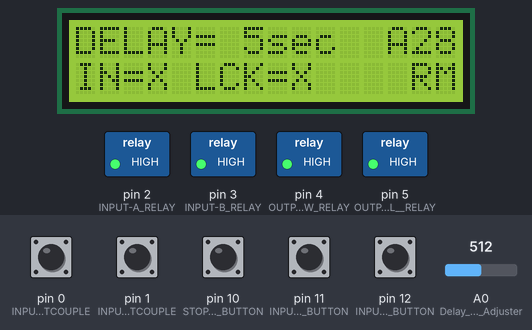
Recording of a sketch running on a simulated Arduino Uno, built with avr-gcc and run on an emulated ATmega328P. Shown: 16×2 character LCD, switched loads named in the sketch (green lamp = pin HIGH). The test bench sets the inputs (shaded band); at power-on: pin 0 (INPUT-B_OPTCOUPLE), pin 1 (INPUT-A_OPTCOUPLE), pin 10 (STOP____BUTTON), pin 11 (INPUT-B_BUTTON), pin 12 (INPUT-A_BUTTON) HIGH, A0 (Delay_Time_Adjuster) = 512.

Above: at 1.2 s.
1.3 s: pin 0 (INPUT-B_OPTCOUPLE) pulled LOW for 0.2 s
At 2.8 s:
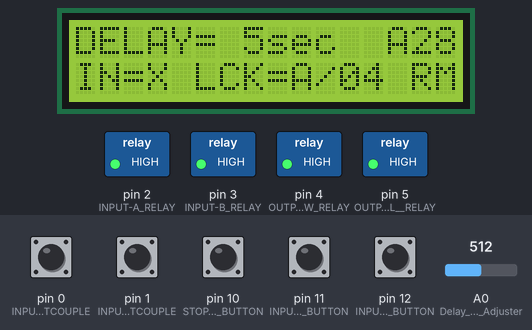
3.2 s: pin 11 (INPUT-B_BUTTON) pulled LOW for 0.2 s
At 4.5 s:
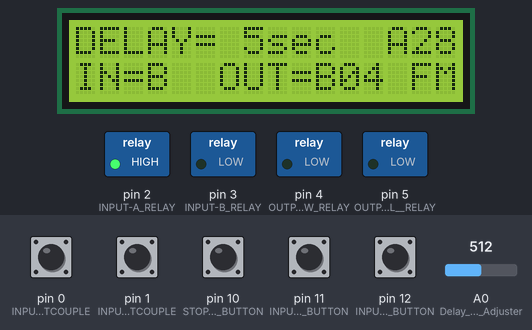
4.9 s: pin 12 (INPUT-A_BUTTON) pulled LOW for 0.2 s
At 6.1 s:
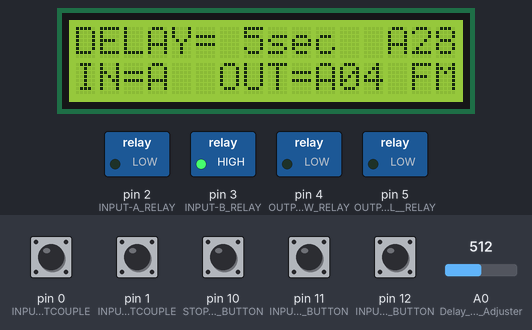
6.6 s: pin 10 (STOP____BUTTON) pulled LOW for 0.2 s
At 7.1 s:
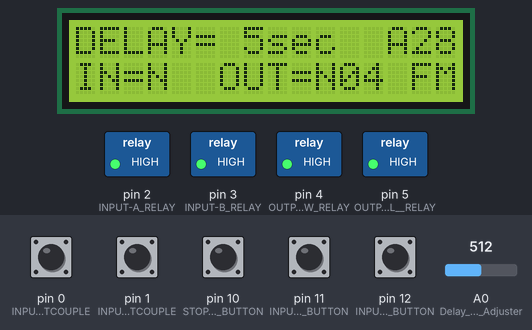
8.3 s: pin 12 (INPUT-A_BUTTON) pulled LOW for 1 s
At 8.33 s:
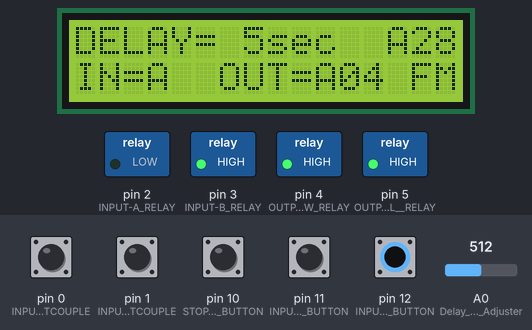
10.8 s: A0 (Delay_Time_Adjuster) set to 716
At 11.4 s:
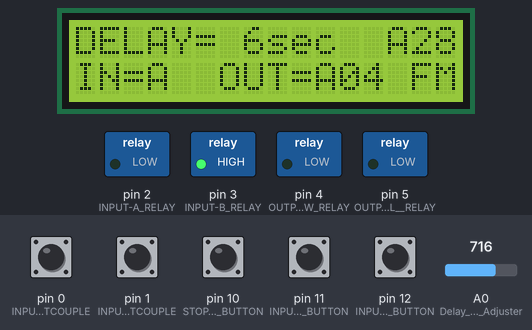
Timing chart, 0 to 13.3 s (numbered marks = the images above; inputs shaded):
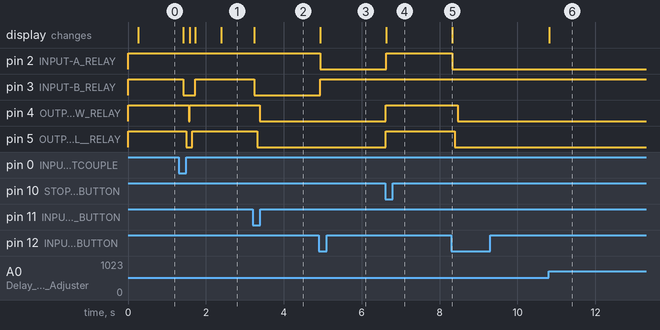

The sketch:

program.ino
```cpp
#include <avr/pgmspace.h>
#include <avr/wdt.h>
#include <LiquidCrystal_I2C.h>

#define VERSION  "A28"

uint8_t mcusr_mirror __attribute__ ((section (".noinit")));
void get_mcusr(void)	 \
  __attribute__((naked)) \
  __attribute__((section(".init3")));
void get_mcusr(void) {
  mcusr_mirror = MCUSR;
  MCUSR = 0;
  wdt_disable();
}


const char version[] PROGMEM = VERSION;

LiquidCrystal_I2C lcd(0x27,16,2);  // set the LCD address to 0x27 for a 16 chars and 2 line display
char lcdtext[17];
char lcdtitle[17];
long int lc;
unsigned long pmillsec,dmillsec,cmillsec;
int tl;
int inabp, inbbp, instopp, insts;
int ain, delayA, delayB;   // Delay time counter for A,B
boolean forceMode,breakForce;

void setup(void) {
  configure_wdt();
  pinMode(A0,INPUT);        // Delay Time Adjuster
  pinMode(0,INPUT_PULLUP);  // INPUT-B OPTCOUPLE
  pinMode(1,INPUT_PULLUP);  // INPUT-A OPTCOUPLE
  pinMode(10,INPUT_PULLUP); // STOP    BUTTON
  pinMode(11,INPUT_PULLUP); // INPUT-B BUTTON
  pinMode(12,INPUT_PULLUP); // INPUT-A BUTTON
  pinMode(2,OUTPUT);        // INPUT-A RELAY
  pinMode(3,OUTPUT);        // INPUT-B RELAY
  pinMode(4,OUTPUT);        // OUTPUT-SW RELAY
  pinMode(5,OUTPUT);        // OUTPUT-SIGNAL  RELAY
  digitalWrite(2,HIGH);     // RELAY-A
  digitalWrite(3,HIGH);     // RELAY-B
  digitalWrite(4,HIGH);     // RELAY-SW OUTPUT
  digitalWrite(5,HIGH);     // RELAY-SIGNAL OUTPUT
  inabp = digitalRead(12);   // A BUTTON
  inbbp = digitalRead(11);   // B BUTTON
  instopp = digitalRead(10); // STOP BUTTON
  wdt_reset();
  lcd.init();
  lcd.backlight();
  lcd.setCursor(13,0);
  lcd.print(VERSION);
  lc = 0;
  forceMode = false;
  breakForce = false;
  wdt_reset();
  //  Serial.begin(115200); // Remove when A28
  lcd.setCursor(14,1);
  lcd.print("RM");
  insts = 0;     // input status 0:OFF 1:A 2:B 4:C(if exist)
  pmillsec = 0;
  dmillsec = 0;
  cmillsec = millis();
}

void loop(void) {
  int inab, inbb, instop;
  int inao, inbo;
  boolean aflg,bflg,stopflg;

  wdt_reset();
  //
  //  LOW is ASSERT
  //
  inao = digitalRead(1);
  inbo = digitalRead(0);
  inab = digitalRead(12);
  inbb = digitalRead(11);
  instop = digitalRead(10);
  ain = analogRead(A0);
  ain = (ain*10)/1023;
  sprintf(lcdtext,"DELAY=%2dsec",ain);
  lcd.setCursor(0,0);
  lcd.print(lcdtext);
  if ((inab*inbb)==0) {
    forceMode = true;
    lcd.setCursor(14,1);
    lcd.print("FM");
  }
  if (breakForce) {
    forceMode = false;
    breakForce = false;
    lcd.setCursor(14,1);
    lcd.print("RM");
  }
  lcd.setCursor(0,1);
  if (forceMode) {
    wdt_reset();
    //
    //*********** FORCE MODE *************
    //
    if (inab==LOW) {       // A BUTTON
      forceMode = true;
      lc=0;
      lcd.print("IN=A  OUT=A");
      digitalWrite(3,HIGH);
      digitalWrite(2,LOW);
      delay(70);
      digitalWrite(5,LOW);
      delay(70);
      digitalWrite(4,LOW);
    }
    if (instop==LOW) {      // STOP BUTTON
      forceMode = true;
      lcd.print("IN=N  OUT=N");
      digitalWrite(4,HIGH);
      digitalWrite(5,HIGH);
      digitalWrite(2,HIGH);
      digitalWrite(3,HIGH);
      lc++;
      if (lc>100) {
	forceMode = false;
	breakForce = true;
	lc=0;
      }

    }
    if (inbb==LOW) {         // B BUTTON
      forceMode = true;
      lc=0;
      lcd.print("IN=B  OUT=B");
      digitalWrite(2,HIGH);
      digitalWrite(3,LOW);
      delay(70);
      digitalWrite(5,LOW);
      delay(70);
      digitalWrite(4,LOW);
    }
  } else {
    //
    //*********** REMOTE MODE *************
    //
    cmillsec = millis();
    dmillsec = cmillsec - pmillsec; // 1000mSecを計算する
    if (dmillsec>1000) {
      if (delayA>0) {
	delayA--;
      }
      if (delayB>0) {
	delayB--;
      }
      pmillsec = cmillsec;
    }
    wdt_reset();
    insts = 0; // Reset status
    if (inao==LOW) { insts  = 1; }
    if (inbo==LOW) { insts |= 2; }
    // if (inco==LOW) { insts |= 4; }
    lcd.setCursor(0,1);
    lcd.print("IN=X LCK=");
    switch(insts) {
    case 0:
      digitalWrite(4,HIGH);
      delay(70);
      digitalWrite(5,HIGH);
      delay(70);
      digitalWrite(2,HIGH);
      digitalWrite(3,HIGH);
      if (delayA>0) {
	sprintf(lcdtext,"A/%02d",delayA);
	lcd.setCursor(9,1);
	lcd.print(lcdtext);
      }
      if (delayB>0) {
	sprintf(lcdtext,"B/%02d",delayB);
	lcd.setCursor(9,1);
	lcd.print(lcdtext);
      }
      if ((delayA==0)&&(delayB==0)) {
	lcd.setCursor(9,1);
	lcd.print("X   ");
      }
      break;
    case 1: // IN A
      if (delayA>0) {
	break;
      }
      lcd.setCursor(3,1);
      lcd.print("A");
      lcd.setCursor(9,1);
      lcd.print("B   ");
      digitalWrite(3,HIGH);
      digitalWrite(2,LOW);
      delay(70);
      digitalWrite(5,LOW);
      delay(70);
      digitalWrite(4,LOW);
      delayB = ain;
      break;
    case 2: // IN B
      if (delayB>0) {
	break;
      }
      lcd.setCursor(3,1);
      lcd.print("B");
      lcd.setCursor(9,1);
      lcd.print("A   ");
      digitalWrite(2,HIGH);
      digitalWrite(3,LOW);
      delay(70);
      digitalWrite(5,LOW);
      delay(70);
      digitalWrite(4,LOW);
      delayA = ain;
      break;
    default:
      break;
    }
  }
}


void configure_wdt(void) {
  cli();                           // disable interrupts for changing the registers
  MCUSR = 0;                       // reset status register flags
                                   // Put timer in interrupt-only mode:
  WDTCSR |= 0b00011000;            // Set WDCE (5th from left) and WDE (4th from left) to enter config mode,
                                   // using bitwise OR assignment (leaves other bits unchanged).
  WDTCSR =  0b00001000 | 0b100000; // clr WDIE: interrupt enabled
                                   // set WDE: reset disabled
                                   // and set delay interval (right side of bar) to 8 seconds
  sei();                           // re-enable interrupts
                                   // reminder of the definitions for the time before firing
                                   // delay interval patterns:
                                   //  16 ms:     0b000000
                                   //  500 ms:    0b000101
                                   //  1 second:  0b000110
                                   //  2 seconds: 0b000111
                                   //  4 seconds: 0b100000
                                   //  8 seconds: 0b100001
}
```

Measured:
- after the input at 1.3 s, pin 3 (INPUT-B_RELAY): HIGH → LOW after 0.12 s, → HIGH 0.30 s later; pin 4 (OUTPUT-SW_RELAY): HIGH → LOW after 0.26 s, → HIGH 0.02 s later; pin 5 (OUTPUT-SIGNAL__RELAY): HIGH → LOW after 0.19 s, → HIGH 0.16 s later; the display: first changes after 0.12 s (image 1 shows a later state)
- after the input at 3.2 s, pin 3 (INPUT-B_RELAY): HIGH → LOW after 0.05 s; pin 4 (OUTPUT-SW_RELAY): HIGH → LOW after 0.19 s; pin 5 (OUTPUT-SIGNAL__RELAY): HIGH → LOW after 0.12 s; the display: changes after 0.05 s (image 2)
- after the input at 4.9 s, pin 2 (INPUT-A_RELAY): HIGH → LOW at once; pin 3 (INPUT-B_RELAY): LOW → HIGH at once; the display: changes at once (image 3)
- after the input at 6.6 s, pin 2 (INPUT-A_RELAY), pin 4 (OUTPUT-SW_RELAY), pin 5 (OUTPUT-SIGNAL__RELAY): LOW → HIGH at once; the display: changes at once (image 4)
- after the input at 8.3 s, pin 2 (INPUT-A_RELAY): HIGH → LOW at once; pin 4 (OUTPUT-SW_RELAY): HIGH → LOW after 0.17 s; pin 5 (OUTPUT-SIGNAL__RELAY): HIGH → LOW after 0.10 s; the display: changes at once (image 5)
- after the input at 10.8 s, the display: changes at once (image 6)
